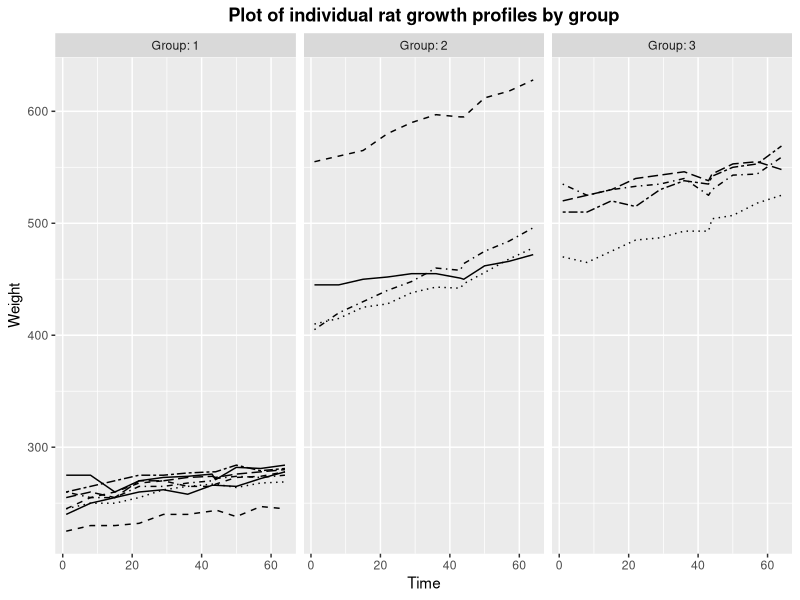
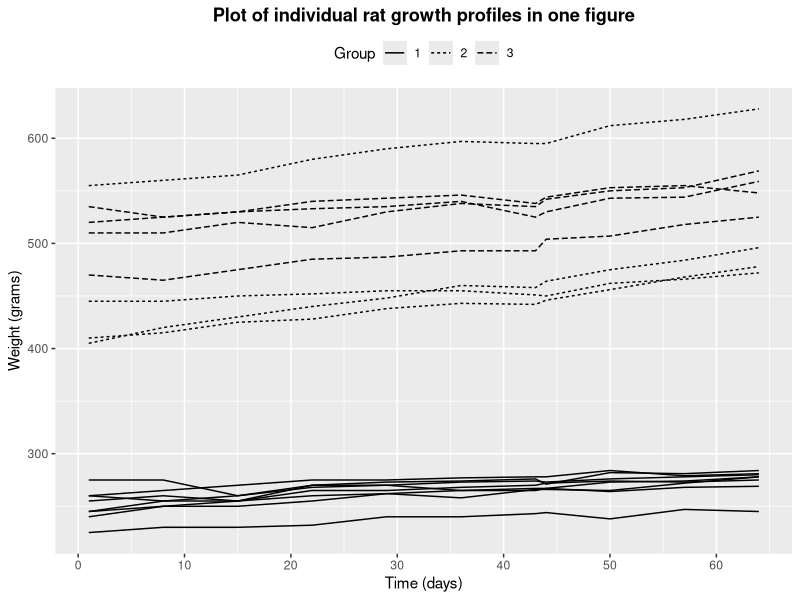
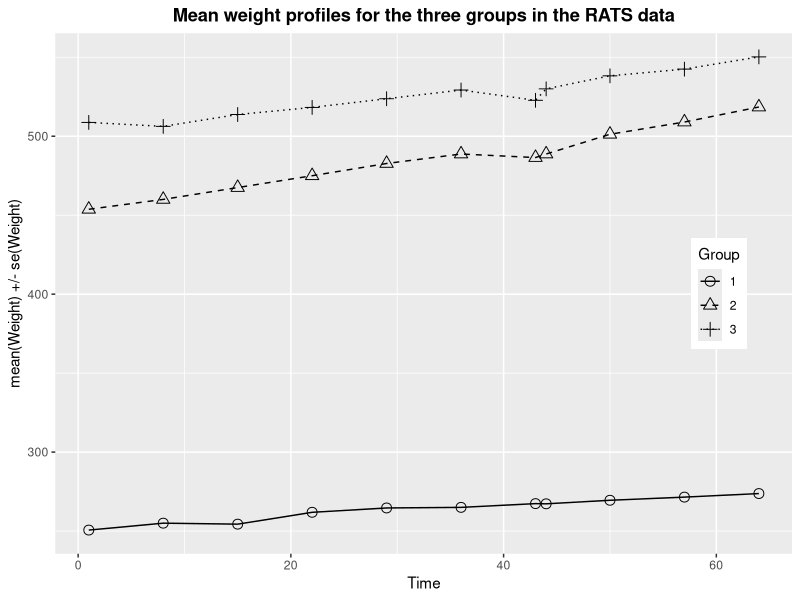
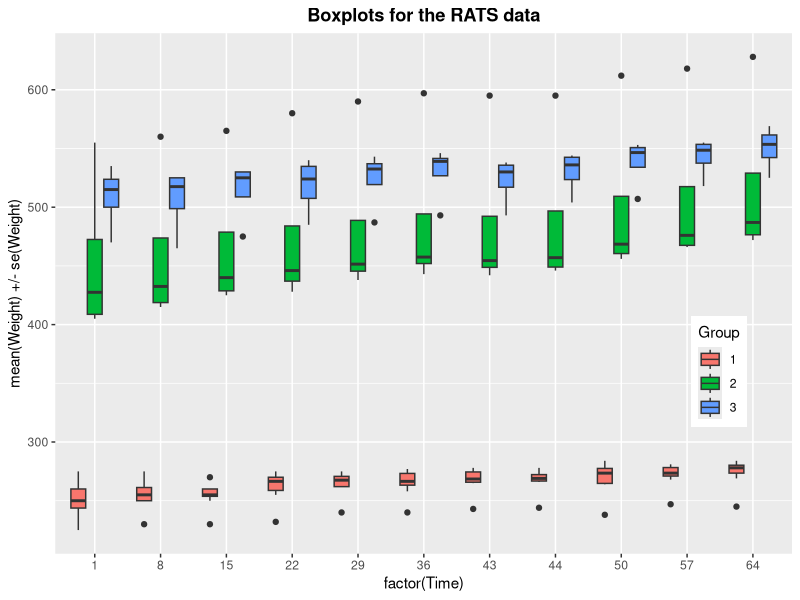
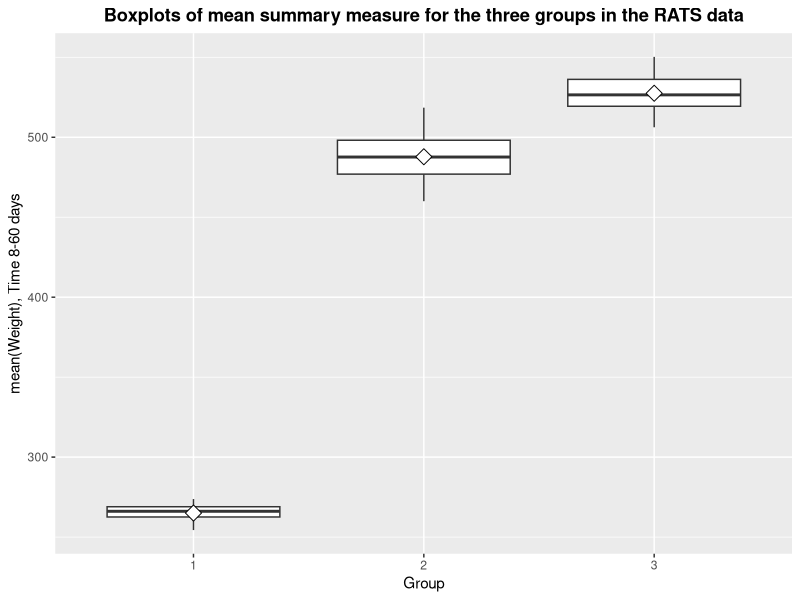
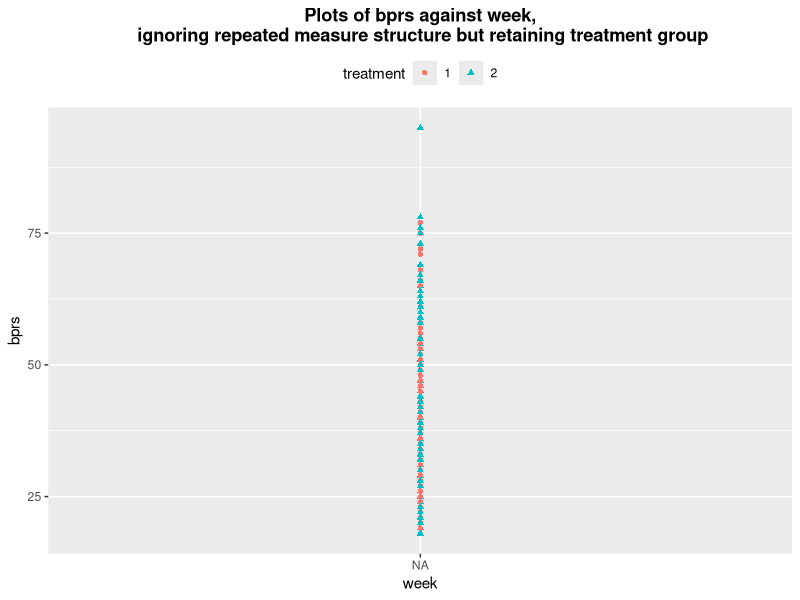
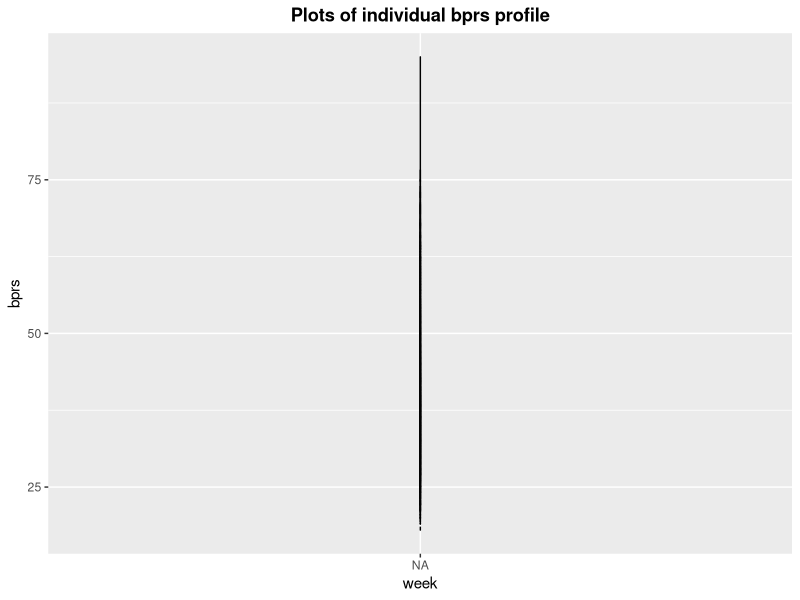
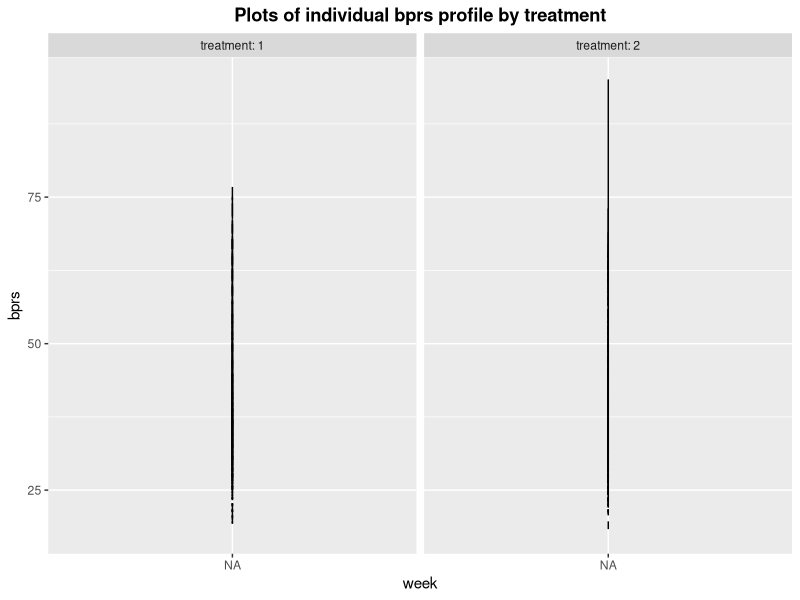

The R source for these figures, in order: (Note: this script raises an error after producing the figures.)
## ---- chunk 1
# Read in the RATS data in wide and long format (L for long)  
RATS <- read.table("./data/RATS.txt", header=TRUE)
RATSL <- read.table("./data/RATSL.txt", header=TRUE)
# factor the categorical variables ID and group
RATSL$ID <- as.factor(RATSL$ID)
RATSL$Group <- as.factor(RATSL$Group)
# Look at the WHOLE data in wide format
RATS
# Look at the first 24 rows of long format
head(RATSL, 24)
## ---- chunk 2
# Access the package ggplot2
library(ggplot2)
library(tidyr)
library(dplyr)
# Draw the plot
ggplot(RATSL, aes(x = Time, y = Weight, linetype = ID)) +
  geom_line() +
  scale_linetype_manual(values = rep(1:10, times=4)) +
  facet_grid(. ~ Group, labeller = label_both) +
  theme(legend.position = "none") + 
  scale_y_continuous(limits = c(min(RATSL$Weight), max(RATSL$Weight)))+
  theme(plot.title = element_text(face="bold",hjust=0.5))+labs(title="Plot of individual rat growth profiles by group")
# Plot the RATSL data
ggplot(RATSL, aes(x = Time, y = Weight, group = ID)) +
  geom_line(aes(linetype=Group))+scale_x_continuous(name = "Time (days)", breaks = seq(0, 60, 10))+scale_y_continuous(name = "Weight (grams)")+theme(legend.position = "top",plot.title = element_text(face="bold",hjust=0.5))+labs(title="Plot of individual rat growth profiles in one figure")
## ---- chunk 3
# Number of days, baseline (day 1) included
n <- RATSL$Time %>% unique() %>% length()
# Summary data with mean and standard error of RATS by Group and Time 
RATSS <- RATSL %>%
  group_by(Group, Time) %>%
  summarise( mean = mean(Weight), se = sd(Weight)/sqrt(n) ) %>%
  ungroup()
# Glimpse the data
glimpse(RATSS)
# Plot the mean weight profiles
ggplot(RATSS, aes(x = Time, y = mean, linetype = Group, shape = Group)) +
  geom_line() +
  scale_linetype_manual(values = c(1,2,3)) +
  geom_point(size=3) +
  scale_shape_manual(values = c(1,2,3)) +
  #geom_errorbar(aes(ymin=mean-se, ymax=mean+se, linetype="1"), width=0.3) +
  theme(legend.position = c(0.9,0.5),plot.title = element_text(face="bold",hjust=0.5)) +
  scale_y_continuous(name = "mean(Weight) +/- se(Weight)")+
  labs(title="Mean weight profiles for the three groups in the RATS data")
# Boxplots
ggplot(RATSL, aes(x = factor(Time), y = Weight, fill = Group)) +
  geom_boxplot() +
  theme(legend.position = c(0.9,0.35),plot.title = element_text(face="bold",hjust=0.5)) +
  scale_y_continuous(name = "mean(Weight) +/- se(Weight)")+
  labs(title="Boxplots for the RATS data")
## ---- chunk 4
# Create a summary data by Group and subject with mean as the summary variable (ignoring baseline Time 1).
RATSL8S <- RATSL %>%
  filter(Time > 1) %>%
  group_by(Group, Time) %>%
  summarise(mean=mean(Weight) ) %>%
  ungroup()
# Glimpse the data
glimpse(RATSL8S)
# Draw a boxplot of the mean versus Group
ggplot(RATSL8S, aes(x = Group, y = mean)) +
  geom_boxplot() +
  stat_summary(fun = "mean", geom = "point", shape=23, size=4, fill = "white") +
  scale_y_continuous(name = "mean(Weight), Time 8-60 days")+
  theme(plot.title = element_text(face="bold",hjust=0.5)) +
  labs(title="Boxplots of mean summary measure for the three groups in the RATS data")

## ---- chunk 5
# Add the baseline from the original data as a new variable to the summary data
RATSL8S2 <- RATSL8S %>%
  mutate(baseline = c(rep(RATSS$mean[1],10),rep(RATSS$mean[12],10),rep(RATSS$mean[23],10)))
# Fit the linear model with the mean as the response 
fit <- lm(mean ~ baseline + Group, data = RATSL8S2)
# Compute the analysis of variance table for the fitted model with anova()
anova(fit)
## ---- chunk 6
# Read in BPRS data; wide and long versions
BPRS <- read.table("./data/BPRS.txt", header=TRUE)
BPRSL <- read.table("./data/BPRSL.txt", header=TRUE)
# Factor variables ID and Group
BPRSL$subject <- as.factor(BPRSL$subject)
BPRSL$treatment <- as.factor(BPRSL$treatment)
# Look at the wide data
glimpse(BPRS)
# Look at the long data
glimpse(BPRSL)
## ---- chunk 7
# Draw the plot
ggplot(BPRSL, aes(x = week, y = bprs)) +
  geom_point(aes(shape=treatment,color=treatment)) +
  theme(legend.position = "top",plot.title = element_text(face="bold", hjust=0.5)) + 
  scale_y_continuous(limits = c(min(BPRSL$bprs), max(BPRSL$bprs)))+
  labs(title="Plots of bprs against week,\n ignoring repeated measure structure but retaining treatment group")
## ---- chunk 8
# Draw the plot
ggplot(BPRSL, aes(x = week, y = bprs, linetype = subject)) +
  geom_line() +
  scale_linetype_manual(values = rep(1:10, times=4)) +
  theme(legend.position = "none") + 
  scale_y_continuous(limits = c(min(BPRSL$bprs), max(BPRSL$bprs)))+
  theme(plot.title = element_text(face="bold",hjust=0.5)) +
  labs(title="Plots of individual bprs profile")
ggplot(BPRSL, aes(x = week, y = bprs, linetype = subject)) +
  geom_line() +
  scale_linetype_manual(values = rep(1:10, times=4)) +
  facet_grid(. ~ treatment, labeller = label_both) +
  theme(legend.position = "none") + 
  scale_y_continuous(limits = c(min(BPRSL$bprs), max(BPRSL$bprs)))+
  theme(plot.title = element_text(face="bold",hjust=0.5)) +
  labs(title="Plots of individual bprs profile by treatment")
# Try scatterplot matrix, colored by treatment group
pairs(BPRS, col=BPRS$treatment)
## ---- chunk 9
# create a regression model RATS_reg
BPRS_reg <- lm(bprs ~ week + treatment, data=BPRSL)
# print out a summary of the model
summary(BPRS_reg)
## ---- chunk 10
# access library lme4
library(lme4)
# Create a random intercept model
BPRS_ref <- lmer(bprs ~ week + treatment + (1 | subject), data = BPRSL, REML = FALSE)
# Print the summary of the model
summary(BPRS_ref)
## ---- chunk 11
# create a random intercept and random slope model
BPRS_ref1 <- lmer(bprs ~ week + treatment + (week | subject), data = BPRSL, REML = FALSE)
# print a summary of the model
summary(BPRS_ref1)
# perform an ANOVA test on the two models
anova(BPRS_ref1, BPRS_ref)
## ---- chunk 12
# create a random intercept and random slope model with the interaction
BPRS_ref2 <- lmer(bprs ~ week + treatment + week*treatment + (week | subject), data = BPRSL, REML = FALSE)
# print a summary of the model
summary(BPRS_ref2)
# perform an ANOVA test on the two models
anova(BPRS_ref2, BPRS_ref1)
# draw the plot of BPRSL with the observed bprs values
ggplot(BPRSL, aes(x = week, y = bprs, group = subject)) +
  geom_line(aes(linetype=subject)) +
  facet_grid(. ~ treatment, labeller = label_both) +
  scale_x_continuous(name = "Week") +
  scale_y_continuous(name = "bprs") +
  theme(legend.position = "none")+
  theme(plot.title = element_text(face="bold",hjust=0.5)) +
  labs(title="The Original\nPlots of individual bprs profile by treatment")
# Create a vector of the fitted values
Fitted <- fitted(BPRS_ref2)
# Create a new column fitted to RATSL
BPRSL$fitted <- Fitted
# draw the plot of BPRSL with the Fitted values of bprs
ggplot(BPRSL, aes(x = week, y = fitted, group = subject)) +
  geom_line(aes(linetype = subject)) +
  facet_grid(. ~ treatment, labeller = label_both) +
  scale_x_continuous(name = "week") +
  scale_y_continuous(name = "Fitted bprs") +
  theme(legend.position = "none")+
  theme(plot.title = element_text(face="bold",hjust=0.5)) +
  labs(title="The Best\nRandom intercept and random slope model with interaction")
## ---- chunk 13
# Random intercept and random slope model
Fitted2 <- fitted(BPRS_ref1)
BPRSL$fitted2 <- Fitted2
# draw the plot of BPRSL with the Fitted values of bprs
ggplot(BPRSL, aes(x = week, y = fitted2, group = subject)) +
  geom_line(aes(linetype = subject)) +
  facet_grid(. ~ treatment, labeller = label_both) +
  scale_x_continuous(name = "week") +
  scale_y_continuous(name = "Fitted bprs") +
  theme(legend.position = "none")+
  theme(plot.title = element_text(face="bold",hjust=0.5)) +
  labs(title="Random intercept and random slope model")
# Random intercept model
Fitted3 <- fitted(BPRS_ref)
BPRSL$fitted3 <- Fitted3
# draw the plot of BPRSL with the Fitted values of bprs
ggplot(BPRSL, aes(x = week, y = fitted3, group = subject)) +
  geom_line(aes(linetype = subject)) +
  facet_grid(. ~ treatment, labeller = label_both) +
  scale_x_continuous(name = "week") +
  scale_y_continuous(name = "Fitted bprs") +
  theme(legend.position = "none")+
  theme(plot.title = element_text(face="bold",hjust=0.5)) +
  labs(title="Random intercept model")
# linear model
Fitted4 <- fitted(BPRS_reg)
BPRSL$fitted4 <- Fitted4
# draw the plot of BPRSL with the Fitted values of bprs
ggplot(BPRSL, aes(x = week, y = fitted4, group = subject)) +
  geom_line(aes(linetype = subject)) +
  facet_grid(. ~ treatment, labeller = label_both) +
  scale_x_continuous(name = "week") +
  scale_y_continuous(name = "Fitted bprs", limits = c(20,70)) +
  theme(legend.position = "none")+
  theme(plot.title = element_text(face="bold",hjust=0.5)) +
  labs(title="The Baseline\nLinear model")
